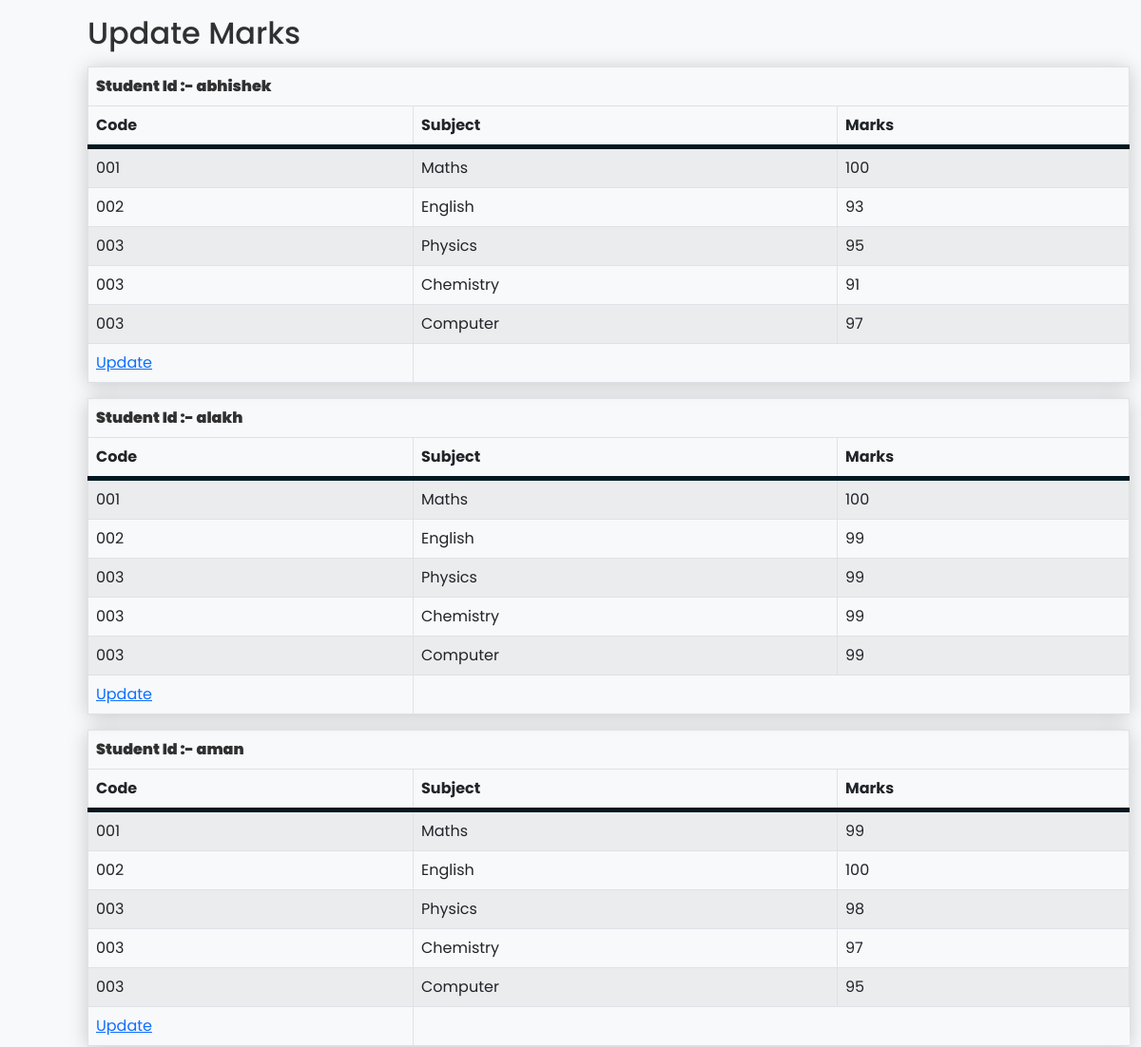
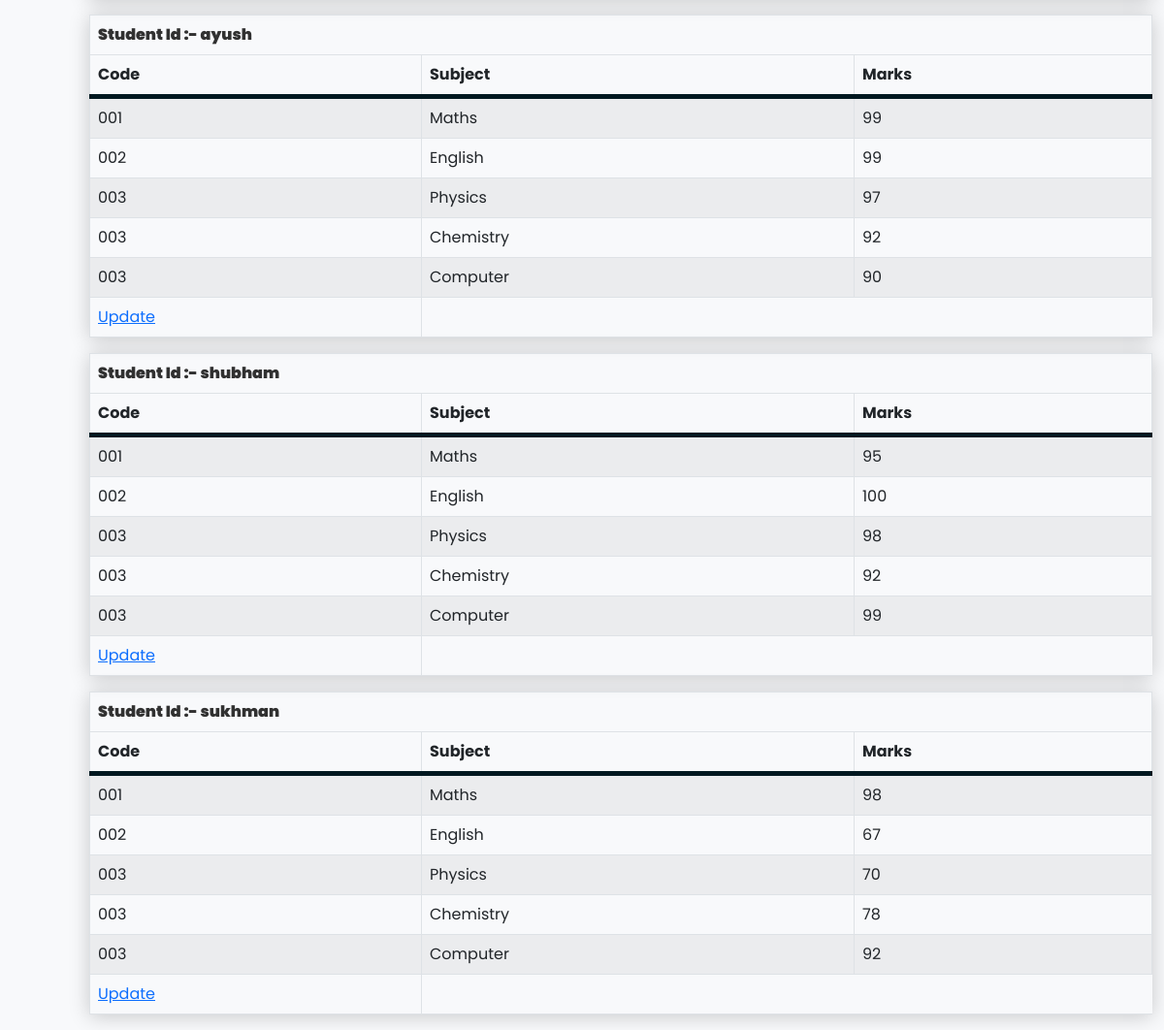
/update.php, run on the app's committed database (2 pictures, top to bottom).
### tables this page shows
CREATE TABLE `marks` (
  `username` varchar(20) NOT NULL,
  `maths` int(3) NOT NULL,
  `english` int(3) NOT NULL,
  `physics` int(3) NOT NULL,
  `chemistry` int(3) NOT NULL,
  `computer` int(3) NOT NULL
);

### update.php (the view, shortened to what this page needs)
<!DOCTYPE html>
<html lang="en">
<head>
    <link href="https://cdn.jsdelivr.net/npm/bootstrap@5.2.3/dist/css/bootstrap.min.css" rel="stylesheet">
    <link rel="stylesheet" href="mainstyle.css">
</head>
<body id="main">
    <div class="container mt-3">
        <h2>Update Marks</h2>
        <?php
        include "connector.php";
        $qry = "SELECT * FROM marks";
        $run = mysqli_query($connector, $qry);
        while ($data = mysqli_fetch_assoc($run)) {
            ?>
            <table class="table table-striped table-bordered table-hover">
                <thead>
                    <tr>
                        <td colspan="3" id="midheading">Student Id :-
                            <?php echo $data['username']; ?>
                        </td>
                    </tr>
                    <tr>
                        <th id="tableheader">Code</th>
                        <th id="tableheader">Subject</th>
                        <th id="tableheader">Marks</th>
                    </tr>
                </thead>
                <tbody>
                    <tr>
                        <td>001</td>
                        <td>Maths</td>
                        <td>
                            <?php echo $data['maths']; ?>
                        </td>
                    </tr>
                    <tr>
                        <td>002</td>
                        <td>English</td>
                        <td>
                            <?php echo $data['english']; ?>
                        </td>
                    </tr>
                    <tr>
                        <td>003</td>
                        <td>Physics</td>
                        <td>
                            <?php echo $data['physics']; ?>
                        </td>
                    </tr>
                    <tr>
                        <td>003</td>
                        <td>Chemistry</td>
                        <td>
                            <?php echo $data['chemistry']; ?>
                        </td>
                    </tr>
                    <tr>
                        <td>003</td>
                        <td>Computer</td>
                        <td>
                            <?php echo $data['computer']; ?>
                        </td>
                    </tr>
                    <tr>
                        <td>
                            <a href="updatequery.php?id=<?php echo $data['username'];?>">Update</a>
                        </td>
                    </tr>
                </tbody>
            </table>
            <?php
        }
        ?>
    </div>
</body>
</html>

### mainstyle.css (style rules this page uses)
#main { margin: 0; padding: 0; color: #313131; font-family: poppins; overflow-x: hidden; margin-left: 5em; background-color: #f8f9fb; }
table { box-shadow: 0 2px 20px rgba(0, 0, 0, 0.2); }
#tableheader { border-bottom: 5px solid rgb(0, 24, 32); }
#midheading { color: #313131; font-family: poppins; font-weight: 900; margin: 0.2em 0; }

### data on the page
marks: username "abhishek", maths "100", english "93", physics "95", chemistry "91", computer "97"
marks: username "alakh", maths "100", english "99", physics "99", chemistry "99", computer "99"
marks: username "aman", maths "99", english "100", physics "98", chemistry "97", computer "95"
marks: username "ayush", maths "99", english "99", physics "97", chemistry "92", computer "90"
marks: username "shubham", maths "95", english "100", physics "98", chemistry "92", computer "99"
marks: username "sukhman", maths "98", english "67", physics "70", chemistry "78", computer "92"
